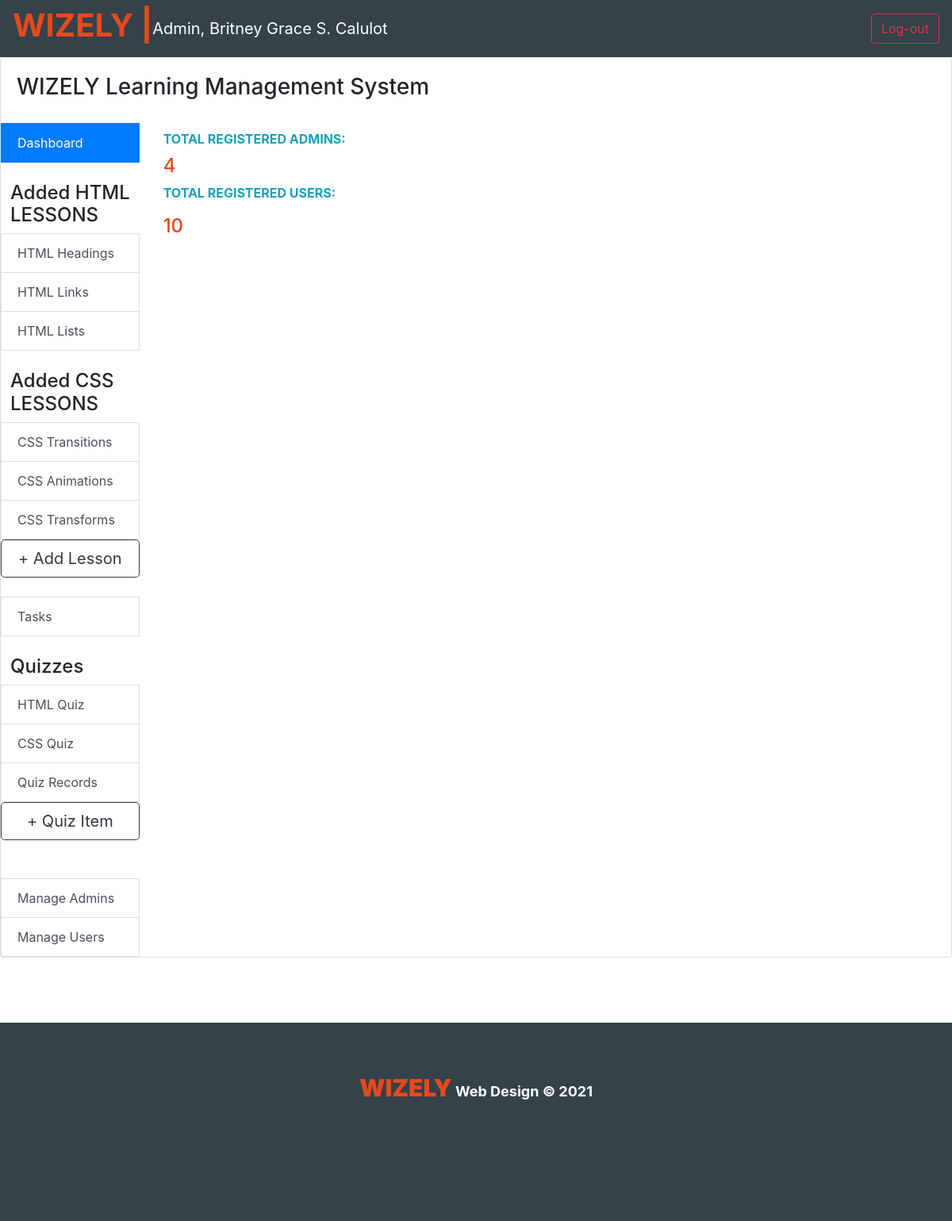
/admin.php (signed in), run on the app's committed database.
### tables this page shows
CREATE TABLE `users` (
  `ID` int(11) NOT NULL,
  `name` varchar(30) NOT NULL,
  `email` varchar(50) NOT NULL,
  `password` varchar(20) NOT NULL,
  `acct_type` varchar(20) NOT NULL,
  `profile_pic` varchar(25) NOT NULL
);

CREATE TABLE `lessons` (
  `lessonID` int(11) NOT NULL,
  `Category` varchar(20) NOT NULL,
  `lessonName` varchar(50) NOT NULL,
  `title1` varchar(50) NOT NULL,
  `title2` varchar(50) NOT NULL,
  `title3` varchar(50) NOT NULL,
  `title4` varchar(50) NOT NULL,
  `title5` varchar(50) NOT NULL,
  `description1` mediumtext NOT NULL,
  `description2` mediumtext NOT NULL,
  `description3` mediumtext NOT NULL,
  `description4` mediumtext NOT NULL,
  `description5` mediumtext NOT NULL,
  `info1` mediumtext NOT NULL,
  `info2` mediumtext NOT NULL,
  `info3` mediumtext NOT NULL,
  `info4` mediumtext NOT NULL,
  `info5` mediumtext NOT NULL,
  `example1` mediumtext NOT NULL,
  `example2` mediumtext NOT NULL,
  `example3` mediumtext NOT NULL,
  `example4` mediumtext NOT NULL,
  `example5` mediumtext NOT NULL
);

### admin.php (the view, shortened to what this page needs)
<?php
include("config.php");
$user_check = $_SESSION['user'];
$sql = "SELECT * FROM users WHERE email='$user_check'";
$stmt = $conn->query($sql);
$row = $stmt->fetch(PDO::FETCH_ASSOC);
$login_user = $row['name'];
$login_access = $row['acct_type'];
?>
<!DOCTYPE html>
<html lang="en">
<head>
    <link rel="stylesheet" type="text/css" href="bootstrap/bootstrap.css">
    <link rel="stylesheet" href="CSS/admin.css">
    <link rel="stylesheet" href="https://cdnjs.cloudflare.com/ajax/libs/font-awesome/4.7.0/css/font-awesome.min.css">
</head>
<body>
    <?php if ($login_access == "Admin") { ?>
        <nav class="navbar navbar-expand-lg navbar-dark" style="background: #35424a;">
            <div class="collapse navbar-collapse" id="navbarText">
                <h1 style="color:#e8491d; font-weight:bolder">WIZELY | </h1>
                <span class="navbar-text text-white" style="font-size: 20px;">
                    Admin, <?php echo $login_user; ?>
                </span>
            </div>
            <form class="form-inline my-2 my-lg-0">
                <a class="btn btn-outline-danger" href="logout.php" role="button">Log-out</a>
            </form>
        </nav>
        <div class="card">
            <div class="card-body">
                <h3>WIZELY Learning Management System</h3>
            </div>
            <div class="row">
                <div class="col-2">
                    <div class="list-group" id="list-tab" role="tablist">
                        <a class="list-group-item list-group-item-action active" id="list-dash-list" data-toggle="list" href="#dashboard" role="tab" aria-controls="home">Dashboard</a>
                        <br>
                        <a>
                            <h4 style="padding-left: 12px;">Added HTML LESSONS</h4>
                        </a>
                        <?php
                        $sql = "SELECT * FROM lessons WHERE Category='HTML Lesson'";
                        $stmt = $conn->query($sql);
                        while ($row = $stmt->fetch(PDO::FETCH_ASSOC)) {
                        ?>
                            <?php
                            $id = $row['lessonName'];
                            $t_id = str_replace(" ", "", $id);
                            ?>
                            <a class="list-group-item list-group-item-action" id="list-lessons-list" data-toggle="list" href="<?php echo '#' . $t_id ?>" role="tab" aria-controls="settings">
                                <?php echo $row['lessonName'] ?>
                            </a>
                        <?php } ?>
                        <br>
                        <a>
                            <h4 style="padding-left: 12px;">Added CSS LESSONS</h4>
                        </a>
                        <?php
                        $sql = "SELECT * FROM lessons WHERE Category='CSS Lesson'";
                        $stmt = $conn->query($sql);
                        while ($row = $stmt->fetch(PDO::FETCH_ASSOC)) {
                        ?>
                            <?php
                            $id = $row['lessonName'];
                            $t_id = str_replace(" ", "", $id);
                            ?>
                            <a class="list-group-item list-group-item-action" id="list-lessons-list" data-toggle="list" href="<?php echo '#' . $t_id ?>" role="tab" aria-controls="settings">
                                <?php echo $row['lessonName'] ?>
                            </a>
                        <?php } ?>
                        <a><button type="button" class="btn btn-outline-dark btn-lg w-100" data-toggle="modal" data-target="#addLesson">+ Add Lesson</button></a>
                        <br>
                        <a class="list-group-item list-group-item-action" id="list-tasks-list" data-toggle="list" href="#tasks" role="tab" aria-controls="settings">Tasks</a>
                        <br>
                        <a>
                            <h4 style="padding-left: 12px;">Quizzes</h4>
                        </a>
                        <a class="list-group-item list-group-item-action" id="list-htmlquiz-list" data-toggle="list" href="#htmlquizzes" role="tab" aria-controls="settings">HTML Quiz</a>
                        <a class="list-group-item list-group-item-action" id="list-cssquiz-list" data-toggle="list" href="#cssquizzes" role="tab" aria-controls="settings">CSS Quiz</a>
                        <a class="list-group-item list-group-item-action" id="list-records-list" data-toggle="list" href="#records" role="tab" aria-controls="settings">Quiz Records</a>
                        <a><span><button type="button" class="btn btn-outline-dark btn-lg w-100" data-toggle="modal" data-target="#addQuizModal">+ Quiz Item</button></span></a>
                        <br />
                        <br>
                        <a class="list-group-item list-group-item-action" id="list-admins-list" data-toggle="list" href="#admins" role="tab" aria-controls="profile">Manage Admins</a>
                        <a class="list-group-item list-group-item-action" id="list-users-list" data-toggle="list" href="#users" role="tab" aria-controls="profile">Manage Users</a>
                    </div>
                </div>
                <div class="col-8">
                    <div class="tab-content" id="nav-tabContent">
                        <div class="tab-pane fade show active" id="dashboard" role="tabpanel" aria-labelledby="list-dash-list">
                            <div class="text-xs font-weight-bold text-info text-uppercase pt-2 mb-2">Total Registered Admins:</div>
                            <?php
                            $sql = "SELECT ID FROM users WHERE acct_type='Admin'";
                            $stmt = $conn->query($sql);
                            $count = $stmt->rowCount();
                            echo '<h4 style="color:#e8491d">' . $count . '</h4>';
                            ?>
                            <div class="text-xs font-weight-bold text-info text-uppercase mb-3">Total Registered Users:</div>
                            <?php
                            $sql = "SELECT ID FROM users WHERE acct_type='User'";
                            $stmt = $conn->query($sql);
                            $count = $stmt->rowCount();
                            echo '<h4 style="color:#e8491d">' . $count . '</h4>';
                            ?>
                        </div>
                    </div>
                </div>
            </div>
        </div>
        <br>
        <br>
        <br>
        <footer>
            <div>
                <p><span>WIZELY</span> Web Design &copy; 2021</p>
            </div>
        </footer>
    <?php } else {
        echo '<div id="danger"><h1>' . "FOR ADMINS ONLY" . '</h1><a href="index.php" style="font-size:30px; color:white; text-decoration:underline">HOME</a></div>'; ?>
    <?php } ?>
</body>
</html>

### CSS/admin.css (style rules this page uses)
footer { padding: 20px; margin-top: 10px; height: 250px; background-color: #35424a; }
footer div { margin-top: 40px; display: block; text-align: center; color: white; }
footer div p { color: #ffffff; font-weight: bolder; font-size: 18px; }
footer div p span { color: #e8491d; font-weight: bolder; font-size: 30px; }

### data on the page
users: name "Britney Grace S. Calulot"
lessons: lessonName "HTML Headings"
lessons: lessonName "HTML Links"
lessons: lessonName "HTML Lists"
lessons: lessonName "CSS Transitions"
lessons: lessonName "CSS Animations"
lessons: lessonName "CSS Transforms"

### other printed values
$count "4"
$count "10"
